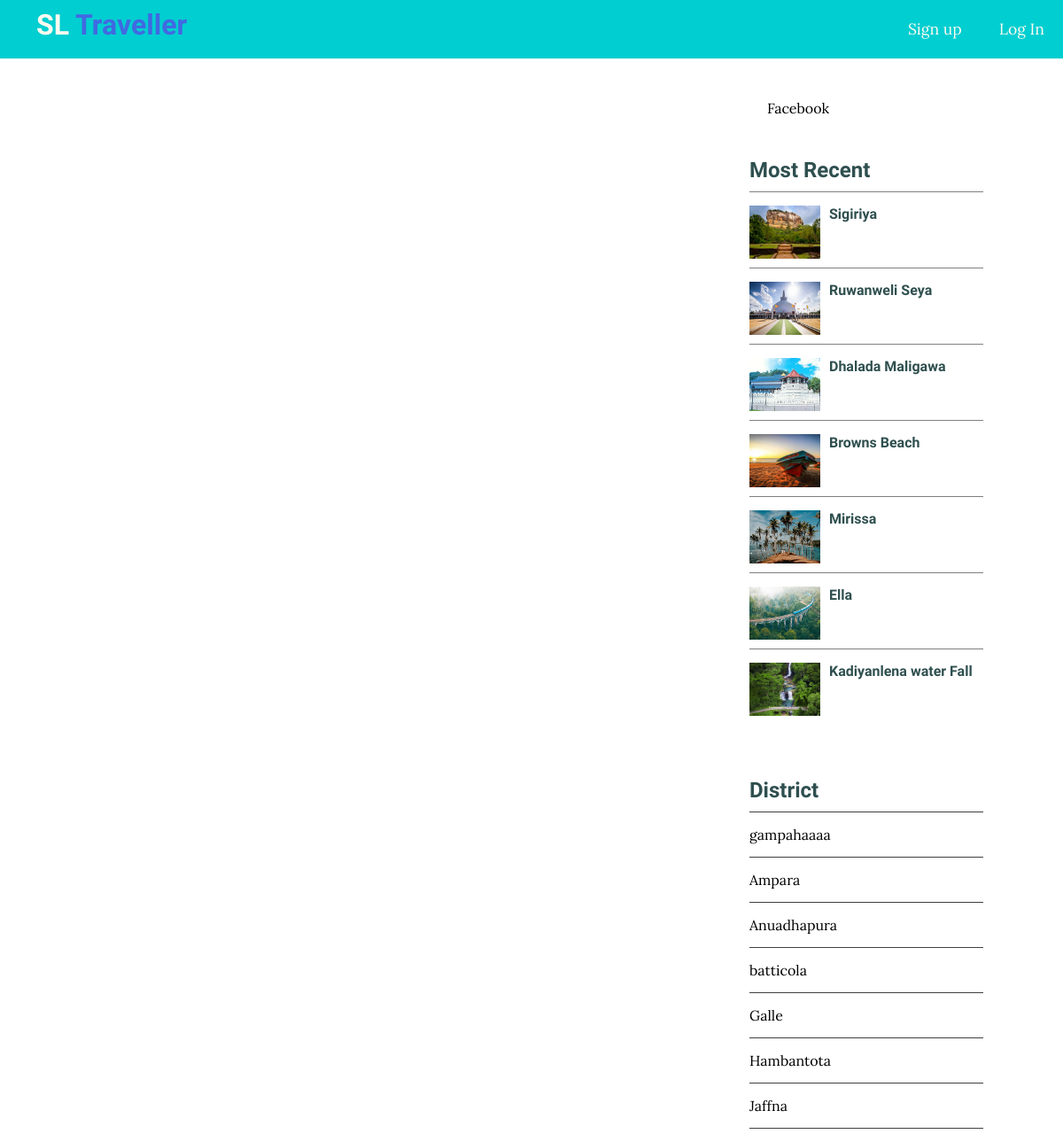
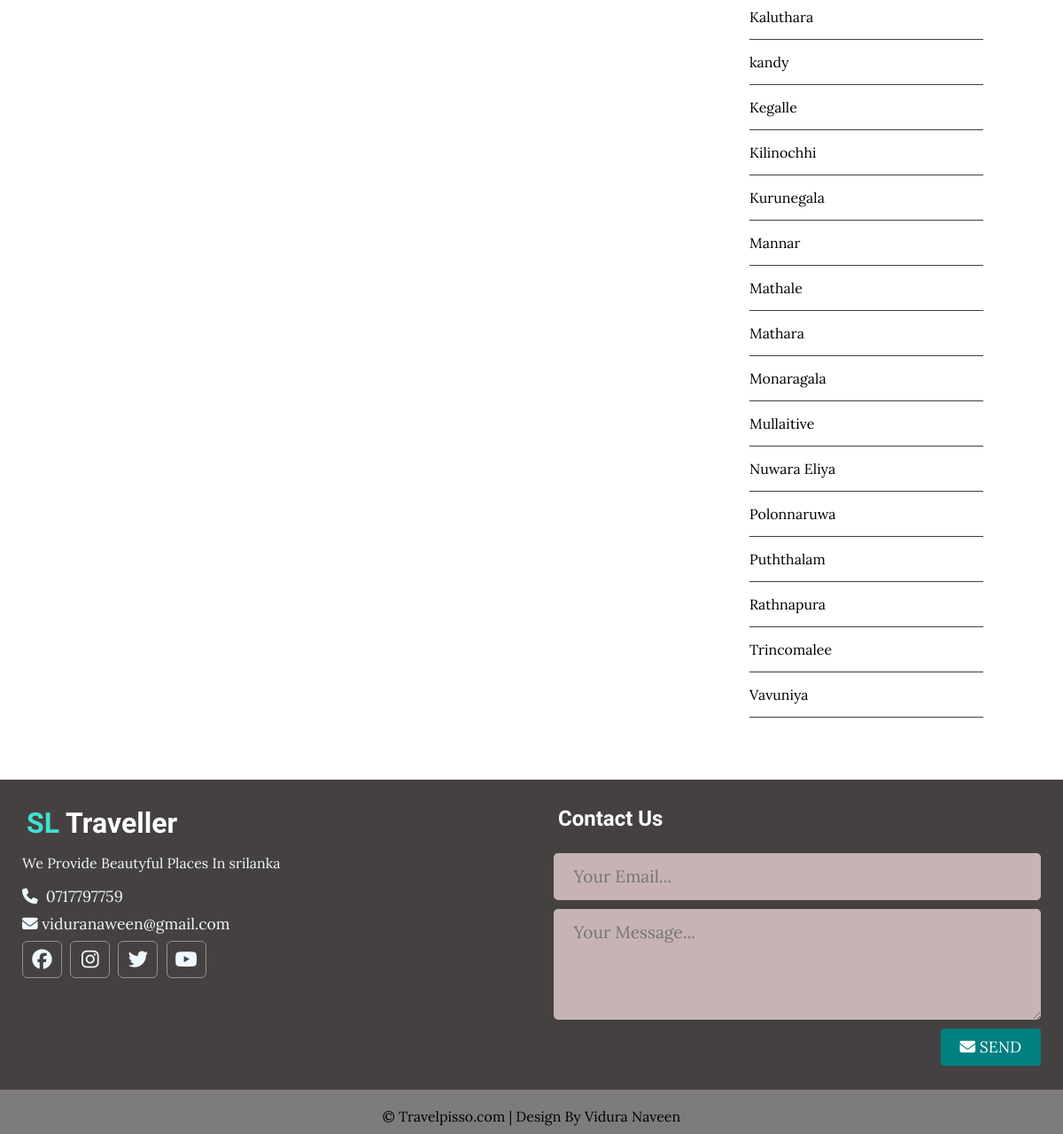
The page /single.php on the database its author committed (2 pictures, top to bottom).
### tables this page shows
CREATE TABLE `posts` (
  `id` int(11) NOT NULL,
  `user_id` int(11) NOT NULL,
  `topic_id` int(11) DEFAULT NULL,
  `title` varchar(255) NOT NULL,
  `image` varchar(255) NOT NULL,
  `body` text NOT NULL,
  `published` tinyint(4) NOT NULL,
  `created_at` datetime NOT NULL DEFAULT current_timestamp()
);

CREATE TABLE `topics` (
  `id` int(11) NOT NULL,
  `name` varchar(100) NOT NULL,
  `description` text NOT NULL
);

### app/database/db.php (called while the page is built, shortened)
<?php
require('connect.php');
function executeQuery($sql,$data)
{
    global $conn;
    $stmt =$conn->prepare($sql);
    $values= array_values($data);
    $types=str_repeat('s', count($values));
    $stmt->bind_param($types , ...$values);
    $stmt->execute();
    return $stmt;
}
    function selectAll($table, $conditions =[])
    {
        global $conn;
        $sql=" SELECT * FROM $table";
        if(empty($conditions))
        {
            $stmt= $conn->prepare($sql);
            $stmt->execute();
            $records =$stmt->get_result()->fetch_all(MYSQLI_ASSOC);
            return $records;
        }
        else
        {
            $i=0;
            foreach($conditions as $key => $value)
            {
                if($i === 0)
                {
                    $sql=$sql . " WHERE $key=?";
                }
                else
                {
                    $sql=$sql . " AND $key=?";
                }
                $i++;
            }
           $stmt= executeQuery($sql,$conditions);
            $records =$stmt->get_result()->fetch_all(MYSQLI_ASSOC);
            return $records;
        }
    }
?>

### app/controllers/posts.php (called while the page is built, shortened)
<?php
include(ROOT_PATH . "/app/database/db.php");
$table = 'posts';
$topics = selectAll('topics');
$posts  = selectAll($table);

### single.php (the view, shortened to what this page needs)
<?php include(ROOT_PATH . '/app/controllers/posts.php');
$topics = selectAll('topics');
$posts = selectAll('posts', ['published' => 1]);
?>
<!DOCTYPE html>
<html lang="en">
<head>
    <link rel="stylesheet" href="assets/css/style.css">
</head>
<body>
    <?php include(ROOT_PATH ."/app/includes/header.php")  ?>
    <div class="page-wrapper">
        <div class="content clearfix">
            <div class="main-content-wrapper">
                <div class="main-content single">
                </div>
            </div>
                <div class="sidebar single">
                    <div class="fb-page" data-href="https://www.facebook.com/facebook" data-tabs="" data-width="" data-height="" data-small-header="false" data-adapt-container-width="true" data-hide-cover="false" data-show-facepile="true"><blockquote cite="https://www.facebook.com/facebook" class="fb-xfbml-parse-ignore"><a href="https://www.facebook.com/facebook">Facebook</a></blockquote></div>
                    <div class="section populer">
                        <h2 class="section-title">Most Recent</h2>
                        <?php foreach($posts as $p): ?>
                        <div class="post clearfix">
                        <img src="<?php echo BASE_URL . '/assets/images/' . $p['image']; ?>" alt="">
                        <a href="" class="title"><h4><?php echo  $p['title']; ?></h4></a>
                        </div>
                        <?php endforeach; ?>
                  </div>
                        <div class="section topics">
                            <h2 class="section-title">District</h2>
                            <ul>
                                <?php foreach($topics as $topic): ?>
                                <li><a href="<?php echo BASE_URL . '/index.php?t_id=' . $topic['id'] . '&name=' . $topic['name']; ?>"><?php echo $topic['name']; ?></a></li>
                                <?php endforeach; ?>
                            </ul>
                        </div>
                 </div>
        </div>
    </div>
    <?php include(ROOT_PATH ."/app/includes/footer.php");  ?>
</body>
</html>

### assets/css/style.css (style rules this page uses)
* { box-sizing: border-box; }
html,body { background: url('../../img/bg.jpg') no-repeat center center fixed; height: 100%; padding: 0px; margin:0px; background-size: cover; font-family: 'Lora',serif; }
h1,h2,h3,h4,h5,h6 { font-family: 'candal',serif; color: darkslategray; margin: 5px; }
a { text-decoration: none; color: inherit; }
.clearfix::after { content: ''; display: block; clear: both; }
.content { width: 90%; margin: 30px auto 30px; }
.content .main-content { width: 70%; float: left; }
.content .main-content.single { background: white; padding: 20px 50px; font-size: 1.1em; border-radius: 5px ; }
.content .populer .post { border-top: 1px solid gray; margin-top: 10px; padding-top: 10px; }
.content .populer .post img { height: 60px; width: 80px; float: left; margin-right: 10px; }
.content .sidebar { width: 30%; float: left; }
.content .sidebar.single { padding: 0px 10px; }
.content .sidebar .section { background: white; padding: 20px; border-radius: 5px; margin-bottom: 20px; }
.content .sidebar .section .section-title { margin: 10px 0px 10px 0px; }
.content .sidebar .section.topics ul { margin: 0px; padding: 0px; list-style: none; border-top: 1px solid rgb(65, 63, 63); }
.content .sidebar .section.topics ul li a { display: block; padding: 15px 0px 15px 0px; border-bottom: 1px solid rgb(65, 63, 63); transition: all 0.3s; }
.page-wrapper { min-height: 100% ; }

### rows shown on the page
posts: image (picture), title "Sigiriya"
posts: image (picture), title "Ruwanweli Seya"
posts: image (picture), title "Dhalada Maligawa"
posts: image (picture), title "Browns Beach"
posts: image (picture), title "Mirissa"
posts: image (picture), title "Ella"
posts: image (picture), title "Kadiyanlena water Fall"
topics: name "gampahaaaa"
topics: name "Ampara"
topics: name "Anuadhapura"
topics: name "batticola"
topics: name "Galle"
topics: name "Hambantota"
topics: name "Jaffna"
topics: name "Kaluthara"
topics: name "kandy"
topics: name "Kegalle"
topics: name "Kilinochhi"
topics: name "Kurunegala"
topics: name "Mannar"
topics: name "Mathale"
topics: name "Mathara"
topics: name "Monaragala"
topics: name "Mullaitive"
topics: name "Nuwara Eliya"
topics: name "Polonnaruwa"
topics: name "Puththalam"
topics: name "Rathnapura"
topics: name "Trincomalee"
topics: name "Vavuniya"
